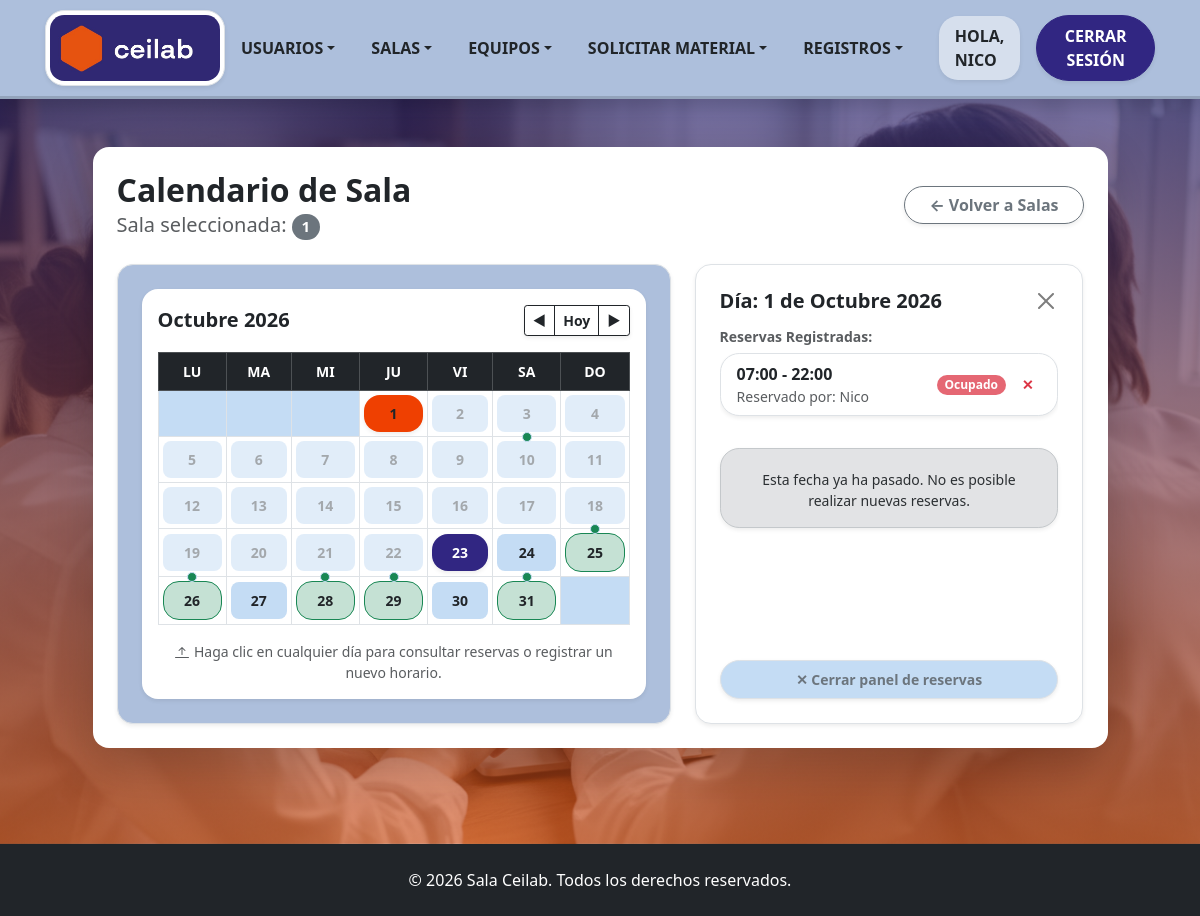
Screenshot of /Formularios/calendarioSala.php?idsala=1&anio=2026&mes=10&dia=1 (signed in) with the database file from the repository.
### tables this page shows
CREATE TABLE `reservas` (
  `IDReservas` int(10) NOT NULL,
  `CantHoras` int(10) NOT NULL,
  `IDSalon` int(10) NOT NULL,
  `IDUsuario` int(10) NOT NULL,
  `Fecha` date DEFAULT NULL,
  `HoraInicio` time NOT NULL,
  `HoraFin` time NOT NULL,
  `activo` tinyint(4) NOT NULL DEFAULT 1
);

CREATE TABLE `usuario` (
  `IDUsuario` int(10) NOT NULL,
  `Nombre` varchar(30) DEFAULT NULL,
  `Contraseña` varchar(61) DEFAULT NULL,
  `Email` varchar(30) DEFAULT NULL,
  `Direccion` varchar(50) NOT NULL,
  `Faltas` int(10) DEFAULT NULL,
  `Observaciones` varchar(50) NOT NULL,
  `Fecha_creacion` date DEFAULT NULL,
  `Crador_IDUsuario` int(11) DEFAULT NULL,
  `cedula` int(8) NOT NULL,
  `activo` tinyint(1) DEFAULT 1
);

### Formularios/calendarioSala.php (the view, shortened to what the rows shown need)
<?php
require_once '../Clases/ClsReservas.php';
$objReserva = new ClsReservas();
$idSala = $_GET['idsala'] ?? '';
$idUsuarioSesion = $_SESSION['IDUsuario'] ?? $_SESSION['id_usuario'] ?? null;
$rolesSesion = $_SESSION['Roles'] ?? $_SESSION['roles'] ?? [];
$esAdminOResponsable = false;
if (is_array($rolesSesion)) {
    foreach ($rolesSesion as $r) {
        $rolId = is_array($r) ? ($r['IDRol'] ?? $r['id'] ?? $r['Rol'] ?? '') : $r;
        $rolNombre = is_array($r) ? ($r['nombre'] ?? $r['Rol'] ?? '') : (string)$r;
        if (in_array($rolId, [1, 2, '1', '2'], true) ||
            strcasecmp(trim($rolNombre), 'Administrador') === 0 ||
            strcasecmp(trim($rolNombre), 'DOT') === 0 ||
            strcasecmp(trim($rolNombre), 'Responsable-CeiLab') === 0) {
            $esAdminOResponsable = true;
            break;
        }
    }
}
$anioActual = date('Y');
$mesActual = date('m');
$anio = isset($_GET['anio']) ? (int)$_GET['anio'] : (int)$anioActual;
$mes = isset($_GET['mes']) ? (int)$_GET['mes'] : (int)$mesActual;
$diaSeleccionado = isset($_GET['dia']) ? (int)$_GET['dia'] : null;
$fechaSeleccionadaKey = ($diaSeleccionado) ? sprintf("%04d-%02d-%02d", $anio, $mes, $diaSeleccionado) : '';
$reservasMesBD = $objReserva->obtenerReservasMes($idSala, $anio, $mes);
?>
<!DOCTYPE html>
<html lang="es">
    <head>
        <link href="../bootstrap_theme/bootstrap.css" rel="stylesheet" type="text/css">
        <link rel="stylesheet" href="../Estilos/blocks.css">
        <link href="../Estilos/style.css" rel="stylesheet">
    </head>
    <body class="d-flex flex-column min-vh-100 bg-light">
        <section class="hero-section flex-fill pb-5 pt-5">
            <div class="container">
                <div class="row justify-content-center">
                    <div class="col-lg-11">
                        <div class="card shadow-lg border-0 rounded-4 p-4 mb-5 bg-white bg-opacity-95">
                            <div class="d-flex justify-content-between align-items-center mb-4 flex-wrap gap-2">
                                <div>
                                    <h2 class="fw-bold text-dark mb-1">Calendario de Sala</h2>
                                </div>
                            </div>
                            <div class="row g-4">
                                <div class="<?php echo $diaSeleccionado ? 'col-lg-7' : 'col-lg-12'; ?>">
                                    <div class="border rounded-4 p-4 shadow-sm h-100" style="background-color: #adbfdc !important;">
                                        <div class="bg-white rounded-4 p-3 shadow-sm h-100 d-flex flex-column justify-content-between">
                                            <div class="table-responsive">
                                                <table class="table table-bordered text-center align-middle mb-0 small">
                                                    <thead class="table-dark">
                                                        <tr>
                                                            <th>LU</th><th>MA</th><th>MI</th><th>JU</th><th>VI</th><th>SA</th><th>DO</th>
                                                        </tr>
                                                    </thead>
                                                </table>
                                            </div>
                                        </div>
                                    </div>
                                </div>
                                <?php if ($diaSeleccionado): ?>
                                <div class="col-lg-5">
                                    <div class="border rounded-4 p-4 shadow-sm h-100 bg-white d-flex flex-column justify-content-between">
                                        <div>
                                            <div class="list-group mb-4 overflow-auto" style="max-height: 180px;">
                                                <?php
                                                if (!empty($reservasMesBD[$fechaSeleccionadaKey])):
                                                    foreach ($reservasMesBD[$fechaSeleccionadaKey] as $res):
                                                        $esDuenio = ($res['IDUsuario'] == $idUsuarioSesion);
                                                ?>
                                                    <div class="list-group-item d-flex justify-content-between align-items-center py-2 px-3 mb-2 rounded-3 border shadow-sm">
                                                        <div>
                                                            <span class="fw-bold text-dark"><?php echo substr($res['HoraInicio'], 0, 5) . ' - ' . substr($res['HoraFin'], 0, 5); ?></span>
                                                            <div class="text-muted small">Reservado por: <?php echo htmlspecialchars($res['nombre_usuario']); ?></div>
                                                        </div>
                                                        <div class="d-flex align-items-center gap-2">
                                                            <span class="badge bg-danger bg-opacity-75 text-white">Ocupado</span>
                                                            <?php if ($esAdminOResponsable || $esDuenio): ?>
                                                                <button type="button" class="btn btn-outline-danger btn-sm border-0 fw-bold px-2 btn-eliminar-reserva" data-id="<?php echo $res['IDReservas']; ?>" title="Cancelar reserva">
                                                                    ✕
                                                                </button>
                                                            <?php endif; ?>
                                                        </div>
                                                    </div>
                                                <?php
                                                    endforeach;
                                                else:
                                                ?>
                                                    <div class="text-muted small fst-italic p-2 bg-light rounded-3 text-center">
                                                        No hay reservas registradas para este día. ¡Todo disponible!
                                                    </div>
                                                <?php endif; ?>
                                            </div>
                                        </div>
                                    </div>
                                </div>
                                <?php endif; ?>
                            </div>
                        </div>
                    </div>
                </div>
            </div>
        </section>
    </body>
</html>

### rows the page displays
reservas: HoraInicio "07:00", HoraFin "22:00", IDUsuario.Nombre "Nico"

### other values shown
$_SESSION['nombre'] "NICO"
$idSala "1"
$nombreMes "Octubre"
$anio "2026"
$diaSeleccionado "1"
